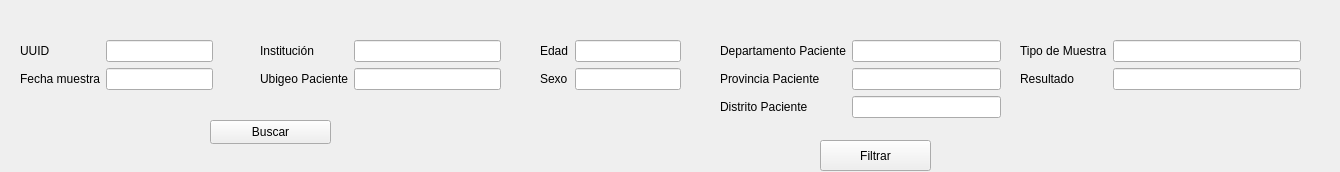
<?xml version="1.0" encoding="UTF-8"?>
<ui version="4.0">
 <class>SearchForm</class>
 <widget class="QWidget" name="SearchForm">
  <property name="geometry">
   <rect>
    <x>0</x>
    <y>0</y>
    <width>1340</width>
    <height>172</height>
   </rect>
  </property>
  <property name="windowTitle">
   <string>Form</string>
  </property>
  <widget class="QWidget" name="layoutWidget">
   <property name="geometry">
    <rect>
     <x>20</x>
     <y>40</y>
     <width>193</width>
     <height>56</height>
    </rect>
   </property>
   <layout class="QFormLayout" name="formLayout">
    <item row="0" column="0">
     <widget class="QLabel" name="label">
      <property name="text">
       <string>UUID</string>
      </property>
     </widget>
    </item>
    <item row="0" column="1">
     <widget class="QLineEdit" name="uuid">
      <property name="text">
       <string/>
      </property>
     </widget>
    </item>
    <item row="1" column="0">
     <widget class="QLabel" name="label_2">
      <property name="text">
       <string>Fecha muestra</string>
      </property>
     </widget>
    </item>
    <item row="1" column="1">
     <widget class="QLineEdit" name="fecha"/>
    </item>
   </layout>
  </widget>
  <widget class="QWidget" name="layoutWidget">
   <property name="geometry">
    <rect>
     <x>260</x>
     <y>40</y>
     <width>241</width>
     <height>74</height>
    </rect>
   </property>
   <layout class="QFormLayout" name="formLayout_2">
    <item row="0" column="1">
     <widget class="QLineEdit" name="institucion"/>
    </item>
    <item row="1" column="0">
     <widget class="QLabel" name="label_4">
      <property name="text">
       <string>Ubigeo Paciente</string>
      </property>
     </widget>
    </item>
    <item row="1" column="1">
     <widget class="QLineEdit" name="ubigeo"/>
    </item>
    <item row="0" column="0">
     <widget class="QLabel" name="label_3">
      <property name="text">
       <string>Institución</string>
      </property>
     </widget>
    </item>
   </layout>
  </widget>
  <widget class="QPushButton" name="pushButton">
   <property name="geometry">
    <rect>
     <x>210</x>
     <y>120</y>
     <width>121</width>
     <height>24</height>
    </rect>
   </property>
   <property name="text">
    <string>Buscar</string>
   </property>
  </widget>
  <widget class="QWidget" name="layoutWidget_2">
   <property name="geometry">
    <rect>
     <x>540</x>
     <y>40</y>
     <width>141</width>
     <height>56</height>
    </rect>
   </property>
   <layout class="QFormLayout" name="formLayout_3">
    <item row="0" column="0">
     <widget class="QLabel" name="label_5">
      <property name="text">
       <string>Edad</string>
      </property>
     </widget>
    </item>
    <item row="0" column="1">
     <widget class="QLineEdit" name="edad">
      <property name="text">
       <string/>
      </property>
     </widget>
    </item>
    <item row="1" column="0">
     <widget class="QLabel" name="label_6">
      <property name="text">
       <string>Sexo</string>
      </property>
     </widget>
    </item>
    <item row="1" column="1">
     <widget class="QLineEdit" name="sexo"/>
    </item>
   </layout>
  </widget>
  <widget class="QWidget" name="layoutWidget_3">
   <property name="geometry">
    <rect>
     <x>720</x>
     <y>40</y>
     <width>281</width>
     <height>81</height>
    </rect>
   </property>
   <layout class="QFormLayout" name="formLayout_4">
    <item row="0" column="0">
     <widget class="QLabel" name="label_7">
      <property name="text">
       <string>Departamento Paciente</string>
      </property>
     </widget>
    </item>
    <item row="0" column="1">
     <widget class="QLineEdit" name="departamento">
      <property name="text">
       <string/>
      </property>
     </widget>
    </item>
    <item row="1" column="0">
     <widget class="QLabel" name="label_8">
      <property name="text">
       <string>Provincia Paciente</string>
      </property>
     </widget>
    </item>
    <item row="1" column="1">
     <widget class="QLineEdit" name="provincia"/>
    </item>
    <item row="2" column="0">
     <widget class="QLabel" name="label_9">
      <property name="text">
       <string>Distrito Paciente</string>
      </property>
     </widget>
    </item>
    <item row="2" column="1">
     <widget class="QLineEdit" name="distrito"/>
    </item>
   </layout>
  </widget>
  <widget class="QWidget" name="layoutWidget_4">
   <property name="geometry">
    <rect>
     <x>1020</x>
     <y>40</y>
     <width>281</width>
     <height>61</height>
    </rect>
   </property>
   <layout class="QFormLayout" name="formLayout_5">
    <item row="0" column="0">
     <widget class="QLabel" name="label_10">
      <property name="text">
       <string>Tipo de Muestra</string>
      </property>
     </widget>
    </item>
    <item row="0" column="1">
     <widget class="QLineEdit" name="tipo_muestra">
      <property name="text">
       <string/>
      </property>
     </widget>
    </item>
    <item row="1" column="0">
     <widget class="QLabel" name="label_11">
      <property name="text">
       <string>Resultado</string>
      </property>
     </widget>
    </item>
    <item row="1" column="1">
     <widget class="QLineEdit" name="resultado"/>
    </item>
   </layout>
  </widget>
  <widget class="QPushButton" name="pushButton_2">
   <property name="geometry">
    <rect>
     <x>820</x>
     <y>140</y>
     <width>111</width>
     <height>31</height>
    </rect>
   </property>
   <property name="text">
    <string>Filtrar</string>
   </property>
  </widget>
 </widget>
 <resources/>
 <connections/>
</ui>
